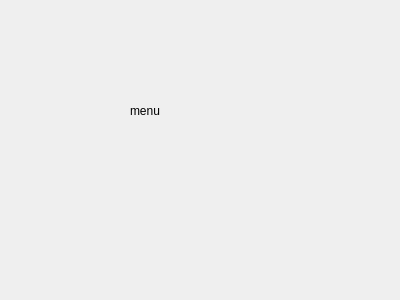
<?xml version="1.0" encoding="UTF-8"?>
<ui version="4.0">
 <class>MenuDialog</class>
 <widget class="QDialog" name="MenuDialog">
  <property name="geometry">
   <rect>
    <x>0</x>
    <y>0</y>
    <width>400</width>
    <height>300</height>
   </rect>
  </property>
  <property name="windowTitle">
   <string>Dialog</string>
  </property>
  <widget class="QLabel" name="label">
   <property name="geometry">
    <rect>
     <x>130</x>
     <y>100</y>
     <width>80</width>
     <height>21</height>
    </rect>
   </property>
   <property name="text">
    <string>menu</string>
   </property>
  </widget>
 </widget>
 <resources/>
 <connections/>
</ui>
